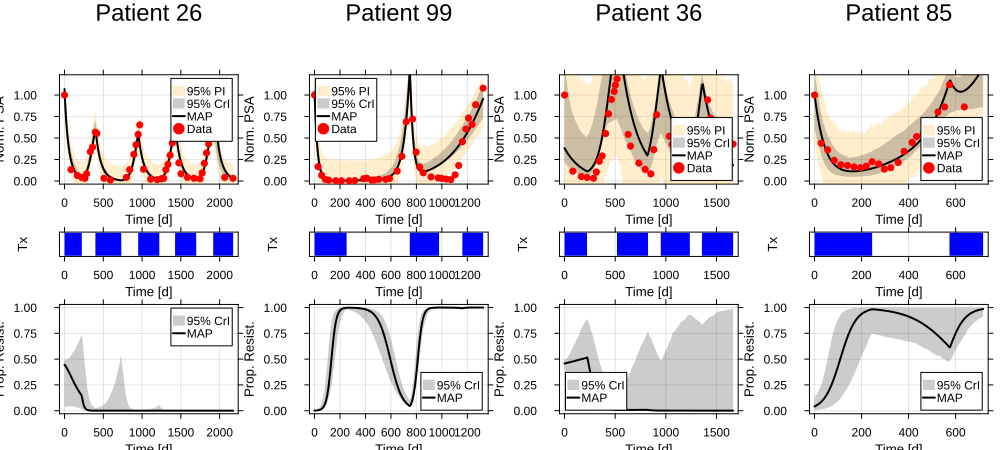

Write the Julia code that produced this figure.
#=

    FIGURE 2
    ========

    Patients 26 and 99
        (following Strobl et al. 2021)

    Show fits and predicted propotion of resistant cells for two patients.

    Fits for all other patients in the posterior are in the supplement.

=#

using RobustAdaptiveTherapy
using Plots

include("../defaults.jl")

fig2a = plot_patient_fit(26;n=1000,show_prediction=true)
fig2b = plot_patient_fit(99;n=1000,show_prediction=true)
fig2c = plot_patient_fit(36;n=1000,show_prediction=true)
fig2d = plot_patient_fit(85;n=1000,show_prediction=true)

fig2 = plot(fig2a, fig2b, fig2c, fig2d, widen=true,
    size=(1000,450), layout=(1,4))

savefig(fig2, split("$(@__FILE__).svg",".")[1] * ".svg")
fig2
